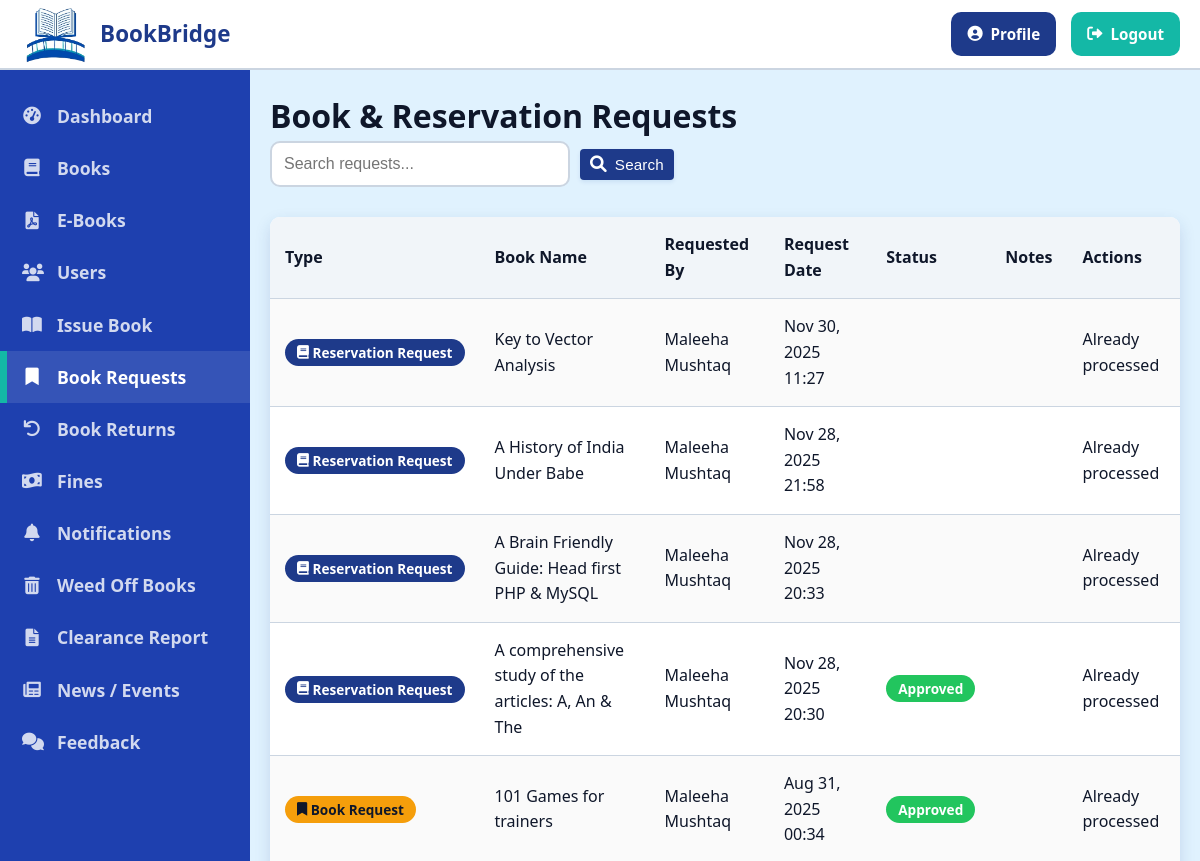
The page /librarian/requests.php (signed in, upper part) on the database as committed earlier.
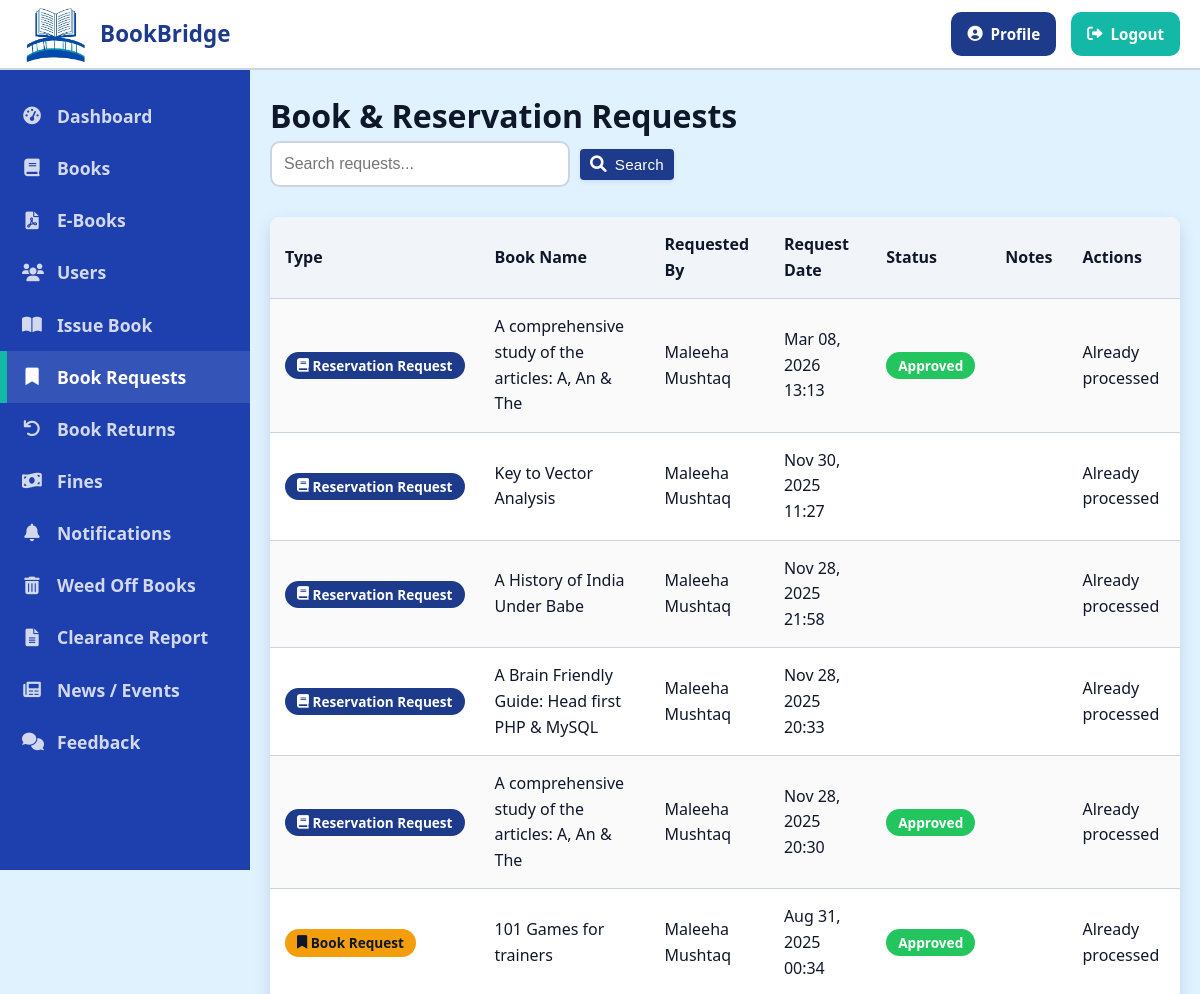
The same page on the database as committed later.
### tables this page shows
CREATE TABLE `reservation_requests` (
  `id` int(11) NOT NULL,
  `book_id` int(11) NOT NULL,
  `user_id` int(11) NOT NULL,
  `request_date` timestamp NOT NULL DEFAULT current_timestamp(),
  `status` enum('pending','approved','rejected') NOT NULL DEFAULT 'pending',
  `notes` text DEFAULT NULL,
  `collected` tinyint(1) NOT NULL DEFAULT 0,
  `expires_at` datetime DEFAULT NULL,
  `approved_at` datetime DEFAULT NULL,
  `collected_at` datetime DEFAULT NULL
);

CREATE TABLE `books` (
  `id` int(11) NOT NULL,
  `book_name` varchar(100) DEFAULT NULL,
  `author` varchar(100) DEFAULT NULL,
  `book_no` varchar(20) DEFAULT NULL,
  `publisher` varchar(100) DEFAULT NULL,
  `category` varchar(50) DEFAULT NULL,
  `available_quantity` int(11) NOT NULL DEFAULT 0,
  `total_quantity` int(11) NOT NULL DEFAULT 0,
  `created_at` timestamp NOT NULL DEFAULT current_timestamp(),
  `updated_at` timestamp NOT NULL DEFAULT current_timestamp() ON UPDATE current_timestamp()
);

CREATE TABLE `users` (
  `id` int(11) NOT NULL,
  `unique_id` varchar(20) DEFAULT NULL,
  `name` varchar(100) NOT NULL,
  `email` varchar(100) NOT NULL,
  `password` varchar(255) NOT NULL,
  `role` enum('librarian','student','faculty') NOT NULL,
  `class` varchar(100) DEFAULT NULL,
  `phone` varchar(20) DEFAULT NULL,
  `address` text DEFAULT NULL,
  `created_at` timestamp NOT NULL DEFAULT current_timestamp(),
  `approval_status` varchar(20) DEFAULT 'pending',
  `approved_at` timestamp NULL DEFAULT NULL,
  `rejected_at` timestamp NULL DEFAULT NULL,
  `email_verified` tinyint(1) DEFAULT 0,
  `email_verification_token` varchar(255) DEFAULT NULL
);

CREATE TABLE `book_requests` (
  `id` int(11) NOT NULL,
  `book_id` int(11) NOT NULL,
  `user_id` int(11) NOT NULL,
  `request_date` timestamp NOT NULL DEFAULT current_timestamp(),
  `status` enum('pending','approved','rejected') NOT NULL DEFAULT 'pending',
  `notes` text DEFAULT NULL
);

### librarian/requests.php (the view, shortened to what the changed rows need)
<?php
include_once '../includes/header.php';
$bookRequests = [];
$sql = "
    SELECT br.*, b.book_name as book_name, u.name as user_name, 'book' as request_type, br.collected, br.expires_at, b.available_quantity
    FROM reservation_requests br
    JOIN books b ON br.book_id = b.id
    JOIN users u ON br.user_id = u.id
    WHERE 1=1
";
$sql .= " ORDER BY br.request_date DESC";
$stmt = $conn->prepare($sql);
$stmt->execute();
$result = $stmt->get_result();
while ($row = $result->fetch_assoc()) {
    $bookRequests[] = $row;
}
$reservationRequests = [];
$sql = "
    SELECT rr.*, b.book_name as book_name, u.name as user_name, 'reservation' as request_type, b.available_quantity
    FROM book_requests rr
    JOIN books b ON rr.book_id = b.id
    JOIN users u ON rr.user_id = u.id
    WHERE 1=1
";
$sql .= " ORDER BY rr.request_date DESC";
$stmt = $conn->prepare($sql);
$stmt->execute();
$result = $stmt->get_result();
while ($row = $result->fetch_assoc()) {
    $reservationRequests[] = $row;
}
$allRequests = array_merge($bookRequests, $reservationRequests);
usort($allRequests, function($a, $b) {
    return strtotime($b['request_date']) - strtotime($a['request_date']);
});
?>
<h1 class="page-title">Book & Reservation Requests</h1>
<div class="table-container" style="margin-top:30px;">
    <table class="table table-striped">
        <thead>
            <tr>
                <th>Type</th>
                <th>Book Name</th>
                <th>Requested By</th>
                <th>Request Date</th>
                <th>Status</th>
                <th>Notes</th>
                <th>Actions</th>
            </tr>
        </thead>
        <tbody>
            <?php if (count($allRequests) > 0): ?>
                <?php foreach ($allRequests as $request): ?>
                    <tr>
                        <td>
                            <?php if ($request['request_type'] == 'book'): ?>
                                <span class="badge badge-primary">
                                    <i class="fas fa-book"></i>&nbsp;Reservation Request
                                </span>
                            <?php else: ?>
                                <span class="badge badge-warning">
                                    <i class="fas fa-bookmark"></i>&nbsp;Book Request
                                </span>
                            <?php endif; ?>
                        </td>
                        <td><?php echo htmlspecialchars($request['book_name']); ?></td>
                        <td><?php echo htmlspecialchars($request['user_name']); ?></td>
                        <td><?php echo date('M d, Y H:i', strtotime($request['request_date'])); ?></td>
                        <td>
                            <?php
                            switch ($request['status']) {
                                case 'approved':
                                    if ($request['request_type'] == 'book' && !$request['collected']) {
                                        echo '<span class="badge badge-info">Approved - Awaiting Collection</span>';
                                        if (isset($request['expires_at']) && strtotime($request['expires_at']) < time()) {
                                            echo '<br><small class="text-danger">EXPIRED</small>';
                                        }
                                    } else {
                                        echo '<span class="badge badge-success">Approved</span>';
                                    }
                                    break;
                                case 'rejected':
                                    echo '<span class="badge badge-danger">Rejected</span>';
                                    break;
                                default:
                                    echo htmlspecialchars($request['status']);
                            }
                            ?>
                        </td>
                        <td><?php echo htmlspecialchars($request['notes'] ?? ''); ?></td>
                        <td>
                            <?php if ($request['status'] == 'pending'): ?>
                                <?php
                                $canApprove = true;
                                if ($request['request_type'] == 'book') {
                                    $approvedCountStmt = $conn->prepare("
                                        SELECT COUNT(*) as approved_count
                                        FROM reservation_requests
                                        WHERE book_id = ? AND status = 'approved' AND collected = 0
                                    ");
                                    $approvedCountStmt->bind_param("i", $request['book_id']);
                                    $approvedCountStmt->execute();
                                    $approvedCountResult = $approvedCountStmt->get_result();
                                    $approvedCount = $approvedCountResult->fetch_assoc()['approved_count'];
                                    if ($approvedCount >= $request['available_quantity']) {
                                        $canApprove = false;
                                    }
                                }
                                ?>
                                <?php if ($canApprove): ?>
                                <a href="?id=<?php echo $request['id']; ?>&action=approve&type=<?php echo $request['request_type']; ?>"
                                   class="btn btn-sm btn-success js-confirm"
                                   data-title="Approve Request"
                                   data-message="Are you sure you want to approve this request?">
                                    <i class="fas fa-check"></i> Approve
                                </a>
                                <?php else: ?>
                                    <button class="btn btn-sm btn-secondary" disabled>
                                        <i class="fas fa-ban"></i> Cannot Approve
                                    </button>
                                <?php endif; ?>
                                <a href="?id=<?php echo $request['id']; ?>&action=reject&type=<?php echo $request['request_type']; ?>"
                                   class="btn btn-sm btn-danger js-confirm"
                                   data-title="Reject Request"
                                   data-message="Are you sure you want to reject this request?">
                                    <i class="fas fa-times"></i> Reject
                                </a>
                            <?php else: ?>
                                <span class="text-muted">Already processed</span>
                            <?php endif; ?>
                        </td>
                    </tr>
                <?php endforeach; ?>
            <?php else: ?>
                <tr>
                    <td colspan="7" class="text-center">No requests found.</td>
                </tr>
            <?php endif; ?>
        </tbody>
    </table>
</div>
<?php
include_once '../includes/footer.php';
?>

Rows that differ between the two databases and show on the page:
added reservation_requests: shows "Reservation Request", book.book_name "A comprehensive study of the articles: A, An & The", user.name "Maleeha Mushtaq", request_date "Mar 08, 2026 13:13", status "Approved"
